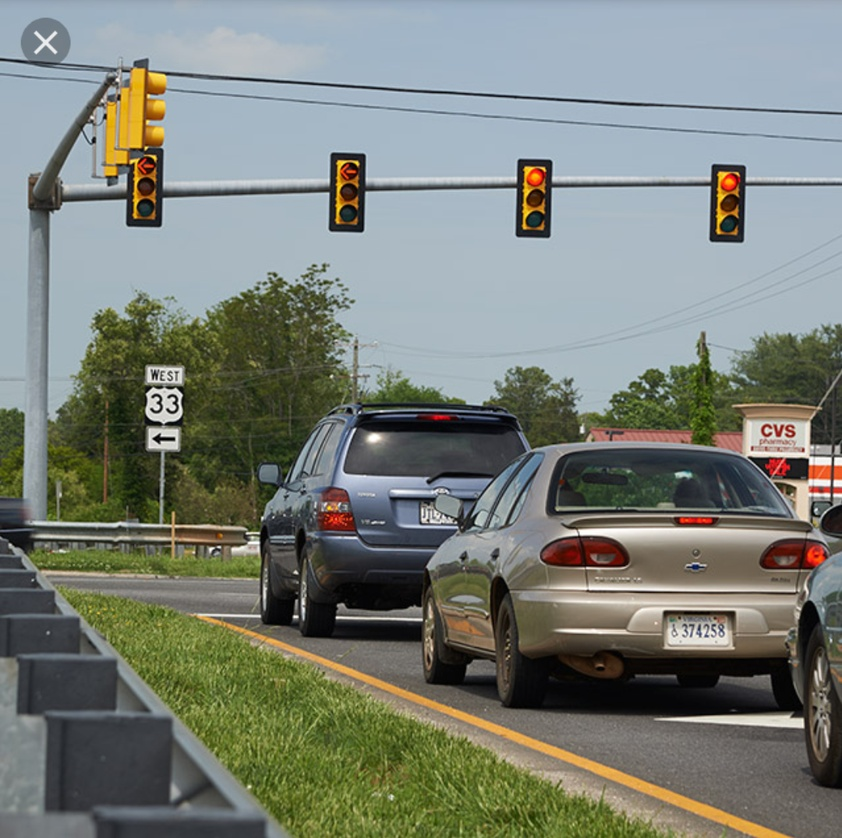
#> input picture traffic.jpg, 842 x 838 px, shrunk from 1080 x 1076 before the run
$ python template_matching.py
#> lines starting #> are read from the running program, lines starting #| are printed output that depends on the picture; after the words box and inside, x2 and y2 are one past the last pixel; in counts of white or black regions, pixels touching at a corner belong together
# -*- coding: utf-8 -*-
"""
Created on Sat Dec 29 12:52:41 2018

@author: abhishek
"""

import cv2
import numpy as np
img=cv2.imread("traffic.jpg") #Loading the main image
#> img is the input picture: shape (838, 842, 3); mean B, G, R 119.6, 127.7, 122.1
img_gray=cv2.cvtColor(img,cv2.COLOR_BGR2GRAY)
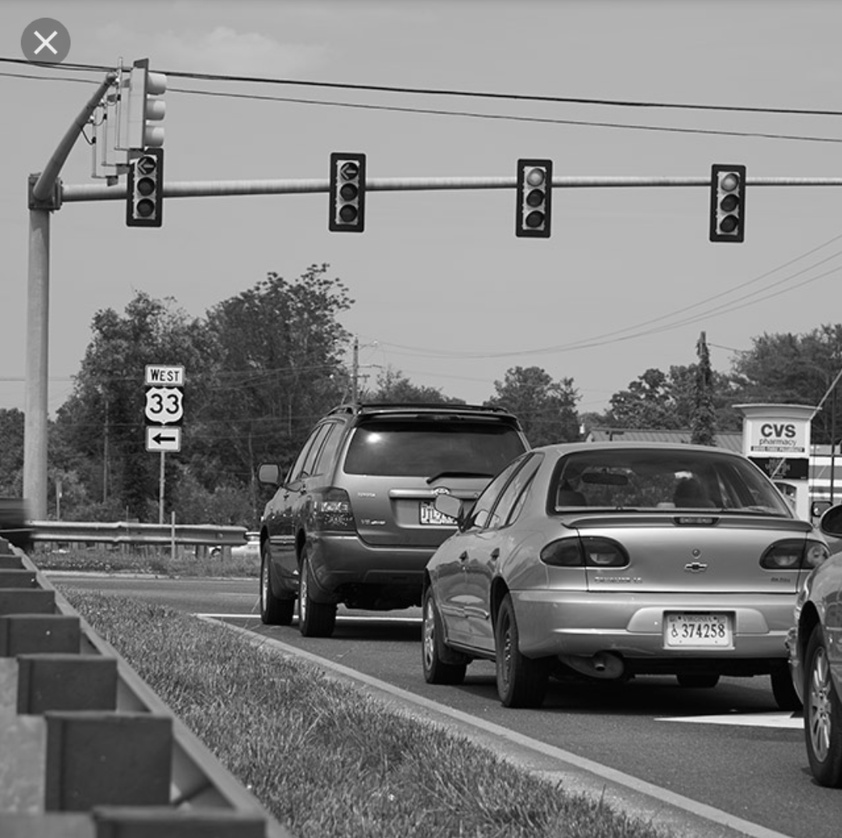
#> img_gray: shape (838, 842); min 0, max 255, mean 125.1
temp=cv2.imread("temp.jpg",0) #Loading the template
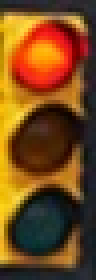
#> input picture temp.jpg, 24 x 70 px, shrunk from 31 x 90 before the run (shown 4 times larger)
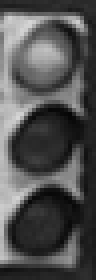
#> temp: shape (70, 24) (shown 4 times larger); min 6, max 214, mean 80.8
w,h=temp.shape[::-1]
#> w = 24; h = 70
res=cv2.matchTemplate(img_gray,temp,cv2.TM_CCOEFF_NORMED) #Template matching
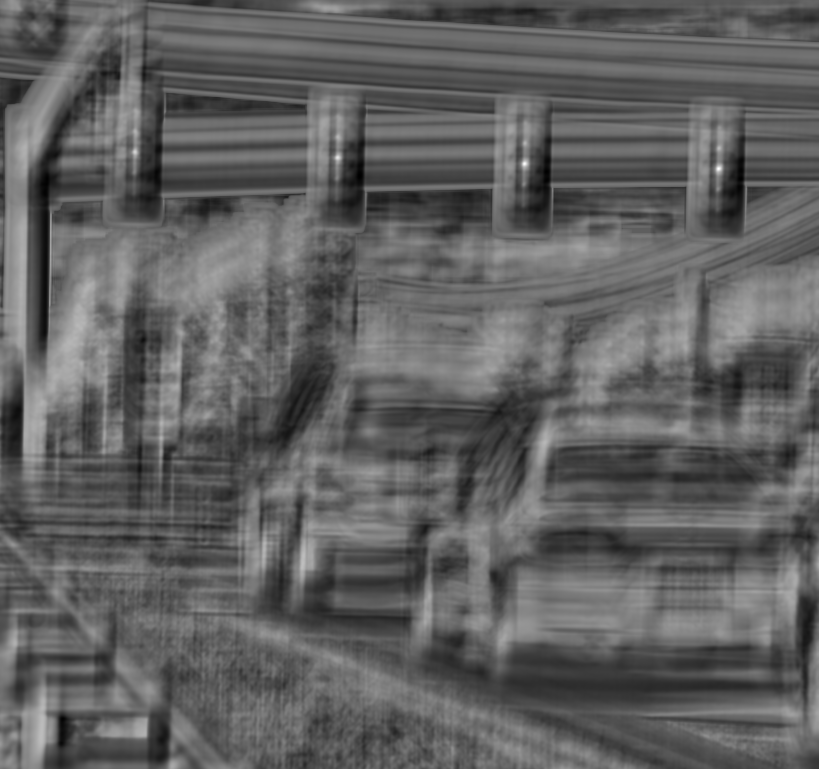
#> res: shape (769, 819) float32; min -0.579, max 0.991, mean 0.0166; drawn with min black and max white
thresh=0.66 #Setting the threshold value. Only those location with probability above thresh is needed
loc=np.where(res>=thresh)
#> loc = 46 positions, rows 151 to 170, columns 134 to 720
for pt in zip(*loc[::-1]):
    cv2.rectangle(img,pt,(pt[0]+w,pt[1]+h),(255,25,0),2) #Marking all those points where the image is detected
#> this loop made 46 passes
#> pt on passes 1 to 12: (134, 151), (135, 151), (134, 152), (135, 152), (337, 156), (338, 156), (336, 157), (337, 157), (338, 157), (336, 158), (337, 158), (338, 158)
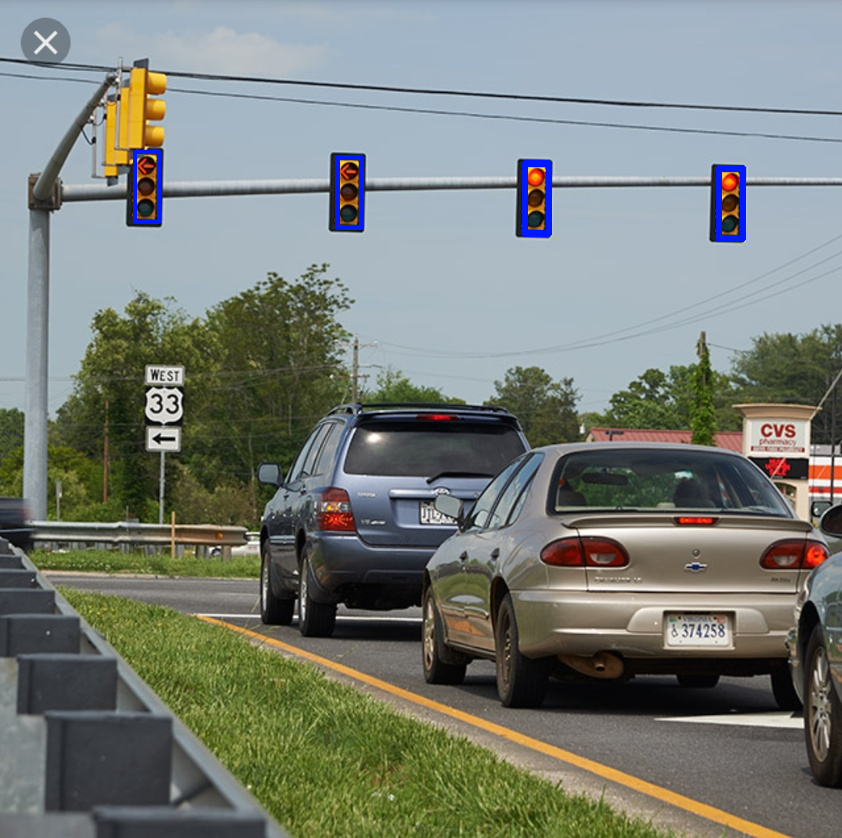
#> img: shape (838, 842, 3); 0.57% of pixels changed, all inside (x1, y1, x2, y2) = (133, 150, 746, 242)
cv2.imshow("Image",img)
